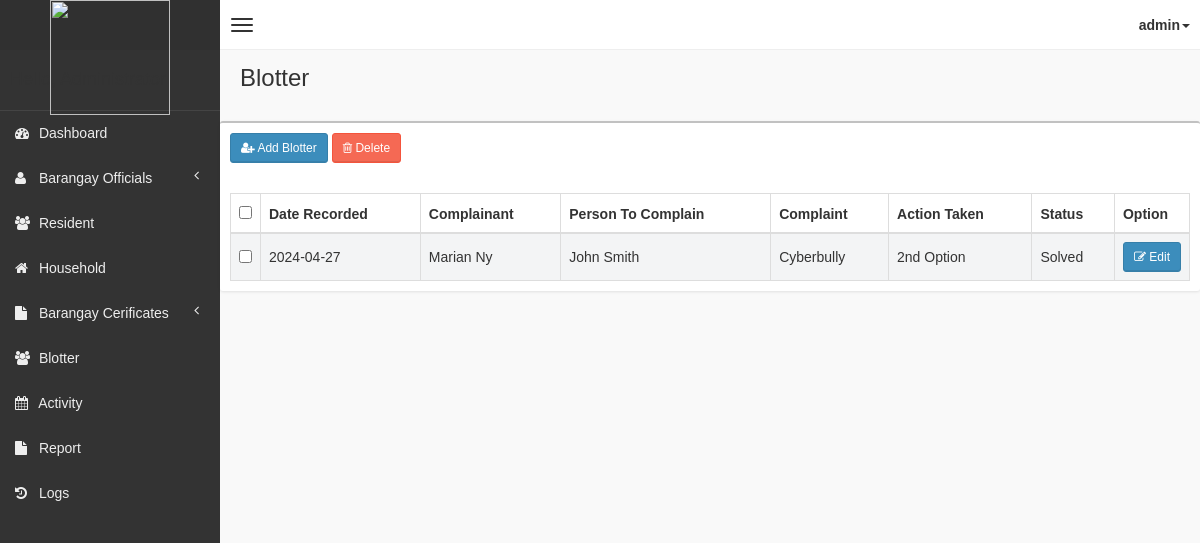
The page /pages/blotter/blotter.php (signed in) on the database its author committed.
### tables this page shows
CREATE TABLE `tblblotter` (
  `id` int(11) NOT NULL,
  `yearRecorded` varchar(4) NOT NULL,
  `dateRecorded` date NOT NULL,
  `complainant` text NOT NULL,
  `cage` int(11) NOT NULL,
  `caddress` text NOT NULL,
  `ccontact` int(11) NOT NULL,
  `personToComplain` text NOT NULL,
  `page` int(11) NOT NULL,
  `paddress` text NOT NULL,
  `pcontact` int(11) NOT NULL,
  `complaint` text NOT NULL,
  `actionTaken` varchar(50) NOT NULL,
  `sStatus` varchar(50) NOT NULL,
  `locationOfIncidence` text NOT NULL,
  `recordedby` varchar(50) NOT NULL
);

### pages/blotter/blotter.php (shortened to what this page needs)
<!DOCTYPE html>
<html>
<?php
if (!isset($_SESSION['role'])) {
    header("Location: ../../login.php");
} else {
    include('../head_css.php'); ?>
    <body class="skin-black">
        <?php
        include "../connection.php";
        ?>
        <?php include('../header.php'); ?>
        <div class="wrapper row-offcanvas row-offcanvas-left">
            <?php include('../sidebar-left.php'); ?>
            <aside class="right-side">
                <section class="content-header">
                    <h1>
                        Blotter
                    </h1>
                </section>
                <section class="content">
                    <div class="row">
                        <div class="box">
                            <div class="box-header">
                                <div style="padding:10px;">
                                    <button class="btn btn-primary btn-sm" data-toggle="modal" data-target="#addModal"><i class="fa fa-user-plus" aria-hidden="true"></i> Add Blotter</button>
                                    <?php
                                    if (!isset($_SESSION['staff'])) {
                                    ?>
                                        <button class="btn btn-danger btn-sm" data-toggle="modal" data-target="#deleteModal"><i class="fa fa-trash-o" aria-hidden="true"></i> Delete</button>
                                    <?php
                                    }
                                    ?>
                                </div>
                            </div>
                            <div class="box-body table-responsive">
                                <form method="post">
                                    <table id="table" class="table table-bordered table-striped">
                                        <thead>
                                            <tr>
                                                <?php
                                                if (!isset($_SESSION['staff'])) {
                                                ?>
                                                    <th style="width: 20px !important;"><input type="checkbox" name="chk_delete[]" class="cbxMain" onchange="checkMain(this)" /></th>
                                                <?php
                                                }
                                                ?>
                                                <th>Date Recorded</th>
                                                <th>Complainant</th>
                                                <th>Person To Complain</th>
                                                <th>Complaint</th>
                                                <th>Action Taken</th>
                                                <th>Status</th>
                                                <th style="width: 40px !important;">Option</th>
                                            </tr>
                                        </thead>
                                        <tbody>
                                            <?php
                                            if (!isset($_SESSION['staff'])) {
                                                $squery = mysqli_query($con, "SELECT id, dateRecorded, complainant, personToComplain, complaint, actionTaken, sStatus FROM  tblblotter");
                                                while ($row = mysqli_fetch_array($squery)) {
                                                    echo '
                                                    <tr>
                                                        <td><input type="checkbox" name="chk_delete[]" class="chk_delete" value="' . $row['id'] . '" /></td>
                                                        <td>' . $row['dateRecorded'] . '</td>
                                                        <td>' . $row['complainant'] . '</td>
                                                        <td>' . $row['personToComplain'] . '</td>
                                                        <td>' . $row['complaint'] . '</td>
                                                        <td>' . $row['actionTaken'] . '</td>
                                                        <td>' . $row['sStatus'] . '</td>
                                                        <td><button class="btn btn-primary btn-sm" data-target="#editModal' . $row['id'] . '" data-toggle="modal"><i class="fa fa-pencil-square-o" aria-hidden="true"></i> Edit</button></td>
                                                    </tr>
                                                    ';
                                                }
                                            }
                                            ?>
                                        </tbody>
                                    </table>
                                </form>
                            </div>
                        </div>
                    </div>
                </section>
            </aside>
        </div>
    <?php }
include "../footer.php"; ?>
    </body>
</html>

### css/AdminLTE.css (style rules this page uses)
html, body { overflow-x: hidden !important; font-family: "Source Sans Pro", sans-serif; -webkit-font-smoothing: antialiased; min-height: 100%; background: #f9f9f9; }
.wrapper { min-height: 100%; }
.wrapper:before, .wrapper:after { display: table; content: " "; }
.wrapper:after { clear: both; }
.right-side, .left-side { min-height: 100%; display: block; }
.right-side { background-color: #f9f9f9; margin-left: 220px; }
.content { padding: 20px 15px; background: #f9f9f9; }
h1, h2, h3, h4, h5, h6, .h1, .h2, .h3, .h4, .h5, .h6 { font-family: "Source Sans Pro", sans-serif; }
.table-striped > tbody > tr:nth-child(odd) > td, .table-striped > tbody > tr:nth-child(odd) > th { background-color: #f3f4f5; }
.right-side > .content-header { position: relative; padding: 15px 15px 10px 20px; }
.right-side > .content-header > h1 { margin: 0; font-size: 24px; }
.box { position: relative; background: #ffffff; border-top: 2px solid #c1c1c1; margin-bottom: 20px; -webkit-border-radius: 3px; -moz-border-radius: 3px; border-radius: 3px; width: 100%; box-shadow: 0px 1px 3px rgba(0, 0, 0, 0.1); }
.box .box-header { position: relative; -webkit-border-top-left-radius: 3px; -webkit-border-top-right-radius: 3px; -webkit-border-bottom-right-radius: 0; -webkit-border-bottom-left-radius: 0; -moz-border-radius-topleft: 3px; -moz-border-radius-topright: 3px; -moz-border-radius-bottomright: 0; -moz-border-radius-bottomleft: 0; border-top-left-radius: 3px; border-top-right-radius: 3px; border-bottom-right-radius: 0; border-bottom-left-radius: 0; border-bottom: 0px solid #f4f4f4; color: #444; padding-bottom: 10px; }
.box .box-header:before, .box .box-header:after { display: table; content: " "; }
.box .box-header:after { clear: both; }
.box .box-body { padding: 10px; -webkit-border-top-left-radius: 0; -webkit-border-top-right-radius: 0; -webkit-border-bottom-right-radius: 3px; -webkit-border-bottom-left-radius: 3px; -moz-border-radius-topleft: 0; -moz-border-radius-topright: 0; -moz-border-radius-bottomright: 3px; -moz-border-radius-bottomleft: 3px; border-top-left-radius: 0; border-top-right-radius: 0; border-bottom-right-radius: 3px; border-bottom-left-radius: 3px; }
.box .box-body .table { margin-bottom: 0; }
.btn { font-weight: 500; -webkit-border-radius: 3px; -moz-border-radius: 3px; border-radius: 3px; border: 1px solid transparent; -webkit-box-shadow: inset 0px -2px 0px 0px rgba(0, 0, 0, 0.09); -moz-box-shadow: inset 0px -2px 0px 0px rgba(0, 0, 0, 0.09); box-shadow: inset 0px -1px 0px 0px rgba(0, 0, 0, 0.09); }
.btn.btn-primary { background-color: #3c8dbc; border-color: #367fa9; }
.btn.btn-danger { background-color: #f56954; border-color: #f4543c; }
.btn.btn-sm { font-size: 12px; }
.skin-black .right-side > .content-header { background: transparent; box-shadow: none; }

### rows shown on the page
tblblotter: dateRecorded "2024-04-27", complainant "Marian Ny", personToComplain "John Smith", complaint "Cyberbully", actionTaken "2nd Option", sStatus "Solved"

### other values the page prints
$_SESSION['username'] "admin"
